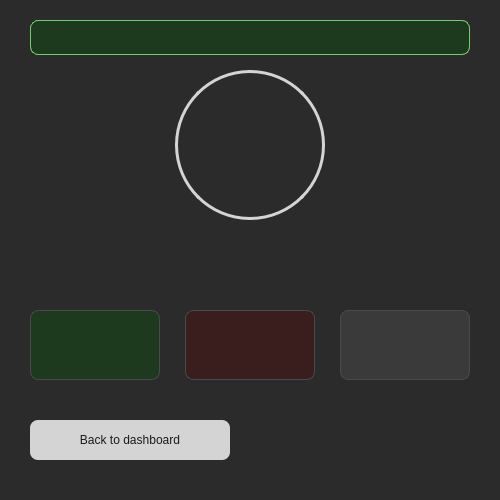
<?xml version="1.0" encoding="UTF-8"?>
<ui version="4.0">
 <class>Dialog</class>
 <widget class="QDialog" name="Dialog">
  <property name="geometry">
   <rect>
    <x>0</x>
    <y>0</y>
    <width>500</width>
    <height>500</height>
   </rect>
  </property>
  <property name="windowTitle">
   <string>Dialog</string>
  </property>
  <widget class="QWidget" name="widget" native="true">
   <property name="geometry">
    <rect>
     <x>0</x>
     <y>0</y>
     <width>500</width>
     <height>500</height>
    </rect>
   </property>
   <property name="styleSheet">
    <string notr="true">QWidget {
    background-color: #2B2B2B;
}</string>
   </property>
   <widget class="QLabel" name="error_label">
    <property name="geometry">
     <rect>
      <x>30</x>
      <y>20</y>
      <width>440</width>
      <height>35</height>
     </rect>
    </property>
    <property name="styleSheet">
     <string notr="true">QLabel {
    background-color: #3A1E1E;
    color: #CF6F6F;
    border: 1px solid #CF6F6F;
    border-radius: 8px;
    font: 13px &quot;Segoe UI&quot;;
    padding: 10px 14px;
}</string>
    </property>
    <property name="frameShape">
     <enum>QFrame::NoFrame</enum>
    </property>
    <property name="text">
     <string/>
    </property>
   </widget>
   <widget class="QLabel" name="success_label">
    <property name="geometry">
     <rect>
      <x>30</x>
      <y>20</y>
      <width>440</width>
      <height>35</height>
     </rect>
    </property>
    <property name="styleSheet">
     <string notr="true">QLabel {
    background-color: #1E3A1E;
    color: #6FCF6F;
    border: 1px solid #6FCF6F;
    border-radius: 8px;
    font: 13px &quot;Segoe UI&quot;;
    padding: 10px 14px;
}</string>
    </property>
    <property name="text">
     <string/>
    </property>
   </widget>
   <widget class="QLabel" name="score_label">
    <property name="geometry">
     <rect>
      <x>175</x>
      <y>70</y>
      <width>150</width>
      <height>150</height>
     </rect>
    </property>
    <property name="styleSheet">
     <string notr="true">QLabel {
    color: #F0F0F0;
    font: bold 28px &quot;Segoe UI&quot;;
    border: 3px solid #D4D4D4;
    border-radius: 75px;
}</string>
    </property>
    <property name="text">
     <string/>
    </property>
   </widget>
   <widget class="QLabel" name="result_title">
    <property name="geometry">
     <rect>
      <x>150</x>
      <y>232</y>
      <width>200</width>
      <height>25</height>
     </rect>
    </property>
    <property name="styleSheet">
     <string notr="true">QLabel {
    color: #F0F0F0;
    font: bold 16px &quot;Segoe UI&quot;;
}
</string>
    </property>
    <property name="text">
     <string/>
    </property>
    <property name="alignment">
     <set>Qt::AlignCenter</set>
    </property>
   </widget>
   <widget class="QLabel" name="feedback_label">
    <property name="geometry">
     <rect>
      <x>125</x>
      <y>260</y>
      <width>250</width>
      <height>20</height>
     </rect>
    </property>
    <property name="styleSheet">
     <string notr="true">QLabel {
    color: #888888;
    font: 13px &quot;Segoe UI&quot;;
}</string>
    </property>
    <property name="text">
     <string/>
    </property>
    <property name="alignment">
     <set>Qt::AlignCenter</set>
    </property>
   </widget>
   <widget class="QLabel" name="student_subject_label">
    <property name="geometry">
     <rect>
      <x>90</x>
      <y>285</y>
      <width>320</width>
      <height>20</height>
     </rect>
    </property>
    <property name="styleSheet">
     <string notr="true">QLabel {
    color: #D4D4D4;
    font: 12px &quot;Segoe UI&quot;;
}</string>
    </property>
    <property name="text">
     <string/>
    </property>
    <property name="alignment">
     <set>Qt::AlignCenter</set>
    </property>
   </widget>
   <widget class="QLabel" name="correct_label">
    <property name="geometry">
     <rect>
      <x>30</x>
      <y>310</y>
      <width>130</width>
      <height>70</height>
     </rect>
    </property>
    <property name="styleSheet">
     <string notr="true">QLabel {
    color: #6FCF6F;
    font: bold 18px &quot;Segoe UI&quot;;
    background-color: #1E3A1E;
    border: 1px solid #4A4A4A;
    border-radius: 8px;
    padding: 8px;
}</string>
    </property>
    <property name="text">
     <string/>
    </property>
    <property name="alignment">
     <set>Qt::AlignCenter</set>
    </property>
   </widget>
   <widget class="QLabel" name="wrong_label">
    <property name="geometry">
     <rect>
      <x>185</x>
      <y>310</y>
      <width>130</width>
      <height>70</height>
     </rect>
    </property>
    <property name="styleSheet">
     <string notr="true">QLabel {
    color: #CF6F6F;
    font: bold 18px &quot;Segoe UI&quot;;
    background-color: #3A1E1E;
    border: 1px solid #4A4A4A;
    border-radius: 8px;
    padding: 8px;
}</string>
    </property>
    <property name="text">
     <string/>
    </property>
    <property name="alignment">
     <set>Qt::AlignCenter</set>
    </property>
   </widget>
   <widget class="QLabel" name="percent_label">
    <property name="geometry">
     <rect>
      <x>340</x>
      <y>310</y>
      <width>130</width>
      <height>70</height>
     </rect>
    </property>
    <property name="styleSheet">
     <string notr="true">QLabel {
    color: #F0F0F0;
    font: bold 18px &quot;Segoe UI&quot;;
    background-color: #3A3A3A;
    border: 1px solid #4A4A4A;
    border-radius: 8px;
    padding: 8px;
}</string>
    </property>
    <property name="text">
     <string/>
    </property>
    <property name="alignment">
     <set>Qt::AlignCenter</set>
    </property>
   </widget>
   <widget class="QPushButton" name="dashboard_btn">
    <property name="geometry">
     <rect>
      <x>30</x>
      <y>420</y>
      <width>200</width>
      <height>40</height>
     </rect>
    </property>
    <property name="cursor">
     <cursorShape>PointingHandCursor</cursorShape>
    </property>
    <property name="styleSheet">
     <string notr="true">QPushButton {
    background-color: #D4D4D4;
    color: #1A1A1A;
    border: none;
    border-radius: 8px;
    font: bold 14px &quot;Segoe UI&quot;;
    padding: 10px;
}
QPushButton:hover { background-color: #F0F0F0; }
QPushButton:pressed { background-color: #888888; }</string>
    </property>
    <property name="text">
     <string>Back to dashboard</string>
    </property>
   </widget>
  </widget>
 </widget>
 <resources/>
 <connections/>
</ui>
